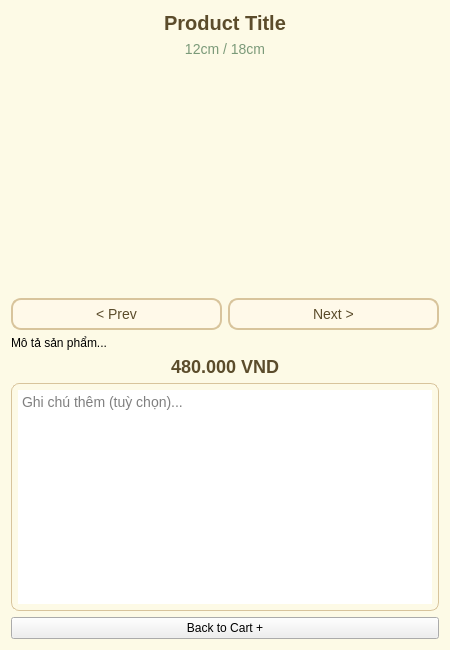
<?xml version="1.0" encoding="UTF-8"?>
<ui version="4.0">
 <class>ProductDetailDialog</class>
 <widget class="QDialog" name="ProductDetailDialog">
  <property name="geometry">
   <rect>
    <x>0</x>
    <y>0</y>
    <width>450</width>
    <height>650</height>
   </rect>
  </property>
  <property name="windowTitle">
   <string/>
  </property>
  <property name="styleSheet">
   <string notr="true">
QDialog {
    background-color: #fdfae6;
    border-radius: 16px;
}
QLabel#label_title {
    font-size: 20px;
    font-weight: bold;
    color: #5b4c2b;
}
QLabel#label_size {
    font-size: 14px;
    color: #7b9a79;
}
QLabel#label_price {
    font-size: 18px;
    font-weight: bold;
    color: #5b4c2b;
}
QTextEdit#note_input {
    border: 1px solid #d8c49c;
    border-radius: 8px;
    padding: 6px;
    font-size: 14px;
}
QPushButton#btn_add_to_cart, QPushButton#btn_prev_image, QPushButton#btn_next_image {
    background-color: #fff9e9;
    border: 2px solid #d8c49c;
    border-radius: 10px;
    font-size: 14px;
    padding: 6px 12px;
    color: #5b4c2b;
}
QPushButton#btn_add_to_cart:hover, QPushButton#btn_prev_image:hover, QPushButton#btn_next_image:hover {
    background-color: #f6eec7;
    border-color: #b89b6d;
}
   </string>
  </property>
  <layout class="QVBoxLayout" name="verticalLayout">
   <item>
    <widget class="QLabel" name="label_title">
     <property name="text">
      <string>Product Title</string>
     </property>
     <property name="alignment">
      <set>Qt::AlignCenter</set>
     </property>
    </widget>
   </item>
   <item>
    <widget class="QLabel" name="label_size">
     <property name="text">
      <string>12cm / 18cm</string>
     </property>
     <property name="alignment">
      <set>Qt::AlignCenter</set>
     </property>
    </widget>
   </item>
   <item>
    <widget class="QStackedWidget" name="stack_images">
     <widget class="QWidget" name="page_0">
      <layout class="QVBoxLayout" name="layout_image_0">
       <item>
        <widget class="QLabel" name="label_image">
         <property name="text">
          <string/>
         </property>
         <property name="alignment">
          <set>Qt::AlignCenter</set>
         </property>
        </widget>
       </item>
      </layout>
     </widget>
    </widget>
   </item>
   <item>
    <layout class="QHBoxLayout" name="layout_slider_btn">
     <item>
      <widget class="QPushButton" name="btn_prev_image">
       <property name="text">
        <string>&lt; Prev</string>
       </property>
      </widget>
     </item>
     <item>
      <widget class="QPushButton" name="btn_next_image">
       <property name="text">
        <string>Next &gt;</string>
       </property>
      </widget>
     </item>
    </layout>
   </item>
   <item>
    <widget class="QLabel" name="label_description">
     <property name="text">
      <string>Mô tả sản phẩm...</string>
     </property>
     <property name="wordWrap">
      <bool>true</bool>
     </property>
    </widget>
   </item>
   <item>
    <widget class="QLabel" name="label_price">
     <property name="text">
      <string>480.000 VND</string>
     </property>
     <property name="alignment">
      <set>Qt::AlignCenter</set>
     </property>
    </widget>
   </item>
   <item>
    <widget class="QTextEdit" name="note_input">
     <property name="placeholderText">
      <string>Ghi chú thêm (tuỳ chọn)...</string>
     </property>
    </widget>
   </item>
   <item>
    <widget class="QPushButton" name="btn_back_to_cart">
     <property name="text">
      <string>Back to Cart +</string>
     </property>
    </widget>
   </item>
  </layout>
 </widget>
 <resources/>
 <connections/>
</ui>
